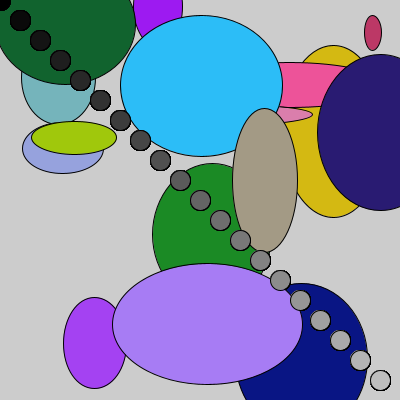
Frame 1 (no input)
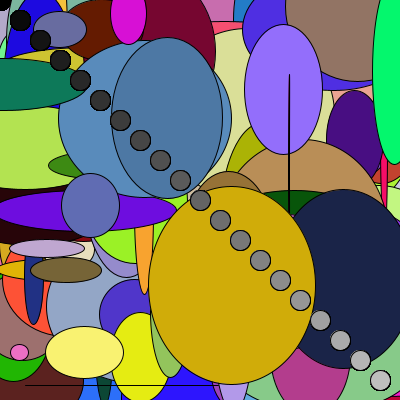
Frame 60 (the mouse pressed at the canvas centre just before this capture)
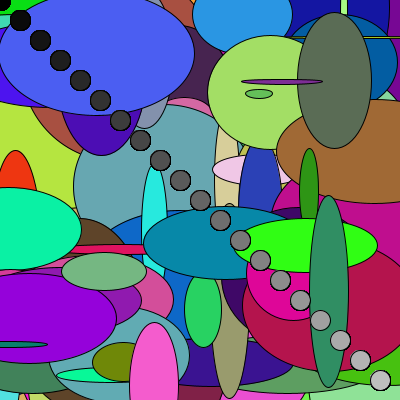
Frame 120 (the mouse held since frame 60 and released just before this capture)

The Processing sketch that drew these frames (run headless with seeded random() and noise(); from frame 60 on, the mouse is pressed at the canvas centre):

// Processing sketch: W2animated
// ── W2animated.pde
//loops preview

void setup(){
  size(400,400);
}

void draw(){
  int counter = 2;
  int limit = 20; 
  while(counter<=limit){
    counter++;
    fill(random(255), random(255), random(255));
    ellipse(random(width), random(height), random(width/2), random(height/2));
    if (mousePressed && mouseButton == LEFT);
    
    for (int i=0; i<20; i++) {
      fill(10*i);
      ellipse(i* (width/20), i * (height/20), width/20, height/20); 
  }
}
} 
